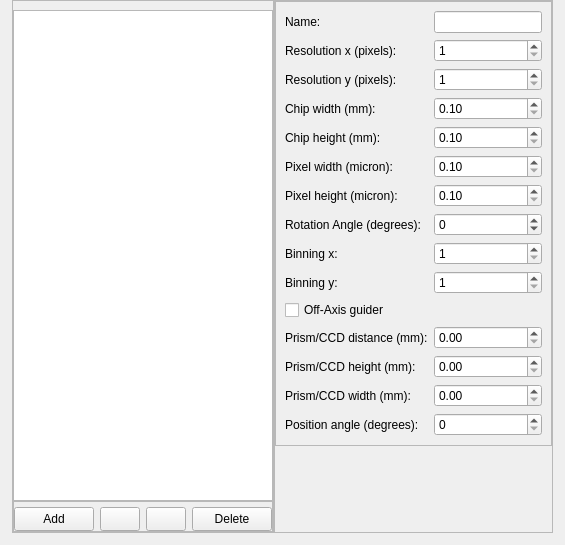
        <widget class="QWidget" name="sensorsTab">
         <attribute name="title">
          <string>Sensors</string>
         </attribute>
         <layout class="QHBoxLayout" name="CCD_horizontalLayout_1">
          <property name="spacing">
           <number>0</number>
          </property>
          <property name="leftMargin">
           <number>12</number>
          </property>
          <property name="topMargin">
           <number>0</number>
          </property>
          <property name="rightMargin">
           <number>12</number>
          </property>
          <property name="bottomMargin">
           <number>12</number>
          </property>
          <item>
           <widget class="QFrame" name="sensorListFrame">
            <property name="sizePolicy">
             <sizepolicy hsizetype="Expanding" vsizetype="Expanding">
              <horstretch>0</horstretch>
              <verstretch>0</verstretch>
             </sizepolicy>
            </property>
            <property name="frameShape">
             <enum>QFrame::StyledPanel</enum>
            </property>
            <property name="frameShadow">
             <enum>QFrame::Raised</enum>
            </property>
            <layout class="QVBoxLayout" name="CCD_verticalLayout_1">
             <property name="spacing">
              <number>0</number>
             </property>
             <property name="leftMargin">
              <number>0</number>
             </property>
             <property name="rightMargin">
              <number>0</number>
             </property>
             <property name="bottomMargin">
              <number>0</number>
             </property>
             <item>
              <widget class="QListView" name="ccdListView">
               <property name="editTriggers">
                <set>QAbstractItemView::NoEditTriggers</set>
               </property>
               <property name="isWrapping" stdset="0">
                <bool>false</bool>
               </property>
               <property name="viewMode">
                <enum>QListView::ListMode</enum>
               </property>
               <property name="modelColumn">
                <number>0</number>
               </property>
              </widget>
             </item>
             <item>
              <widget class="QFrame" name="sensorsButtonFrame">
               <property name="frameShape">
                <enum>QFrame::StyledPanel</enum>
               </property>
               <property name="frameShadow">
                <enum>QFrame::Raised</enum>
               </property>
               <layout class="QHBoxLayout" name="CCD_horizontalLayout_2">
                <property name="leftMargin">
                 <number>0</number>
                </property>
                <property name="topMargin">
                 <number>5</number>
                </property>
                <property name="rightMargin">
                 <number>0</number>
                </property>
                <property name="bottomMargin">
                 <number>0</number>
                </property>
                <item>
                 <widget class="QPushButton" name="addCCD">
                  <property name="minimumSize">
                   <size>
                    <width>0</width>
                    <height>24</height>
                   </size>
                  </property>
                  <property name="text">
                   <string>Add</string>
                  </property>
                 </widget>
                </item>
                <item>
                 <widget class="QPushButton" name="pushButtonMoveSensorUp">
                  <property name="sizePolicy">
                   <sizepolicy hsizetype="Fixed" vsizetype="Fixed">
                    <horstretch>0</horstretch>
                    <verstretch>0</verstretch>
                   </sizepolicy>
                  </property>
                  <property name="minimumSize">
                   <size>
                    <width>24</width>
                    <height>24</height>
                   </size>
                  </property>
                  <property name="icon">
                   <iconset resource="../../../../data/gui/guiRes.qrc">
                    <normaloff>:/graphicGui/spinup.png</normaloff>:/graphicGui/spinup.png</iconset>
                  </property>
                 </widget>
                </item>
                <item>
                 <widget class="QPushButton" name="pushButtonMoveSensorDown">
                  <property name="sizePolicy">
                   <sizepolicy hsizetype="Fixed" vsizetype="Fixed">
                    <horstretch>0</horstretch>
                    <verstretch>0</verstretch>
                   </sizepolicy>
                  </property>
                  <property name="minimumSize">
                   <size>
                    <width>24</width>
                    <height>24</height>
                   </size>
                  </property>
                  <property name="icon">
                   <iconset resource="../../../../data/gui/guiRes.qrc">
                    <normaloff>:/graphicGui/spindown.png</normaloff>:/graphicGui/spindown.png</iconset>
                  </property>
                 </widget>
                </item>
                <item>
                 <widget class="QPushButton" name="deleteCCD">
                  <property name="minimumSize">
                   <size>
                    <width>0</width>
                    <height>24</height>
                   </size>
                  </property>
                  <property name="text">
                   <string>Delete</string>
                  </property>
                 </widget>
                </item>
               </layout>
              </widget>
             </item>
            </layout>
           </widget>
          </item>
          <item>
           <widget class="QFrame" name="CCDInfoFrame">
            <property name="frameShape">
             <enum>QFrame::StyledPanel</enum>
            </property>
            <property name="frameShadow">
             <enum>QFrame::Raised</enum>
            </property>
            <layout class="QVBoxLayout" name="CCD_verticalLayout_2">
             <property name="spacing">
              <number>0</number>
             </property>
             <property name="leftMargin">
              <number>0</number>
             </property>
             <property name="topMargin">
              <number>0</number>
             </property>
             <property name="rightMargin">
              <number>0</number>
             </property>
             <property name="bottomMargin">
              <number>0</number>
             </property>
             <item>
              <widget class="QFrame" name="CCDData">
               <property name="frameShape">
                <enum>QFrame::StyledPanel</enum>
               </property>
               <property name="frameShadow">
                <enum>QFrame::Raised</enum>
               </property>
               <layout class="QGridLayout" name="gridLayout_4">
                <item row="0" column="0">
                 <widget class="QLabel" name="CCDName_lbl">
                  <property name="text">
                   <string>Name:</string>
                  </property>
                 </widget>
                </item>
                <item row="0" column="1">
                 <widget class="QLineEdit" name="ccdName">
                  <property name="sizePolicy">
                   <sizepolicy hsizetype="Expanding" vsizetype="Fixed">
                    <horstretch>0</horstretch>
                    <verstretch>0</verstretch>
                   </sizepolicy>
                  </property>
                  <property name="baseSize">
                   <size>
                    <width>100</width>
                    <height>22</height>
                   </size>
                  </property>
                  <property name="maxLength">
                   <number>50</number>
                  </property>
                 </widget>
                </item>
                <item row="1" column="0">
                 <widget class="QLabel" name="CCDResX_lbl">
                  <property name="text">
                   <string>Resolution x (pixels):</string>
                  </property>
                 </widget>
                </item>
                <item row="1" column="1">
                 <widget class="QSpinBox" name="ccdResX">
                  <property name="minimum">
                   <number>1</number>
                  </property>
                  <property name="maximum">
                   <number>9999</number>
                  </property>
                 </widget>
                </item>
                <item row="2" column="0">
                 <widget class="QLabel" name="CCDResY_lbl">
                  <property name="text">
                   <string>Resolution y (pixels):</string>
                  </property>
                 </widget>
                </item>
                <item row="4" column="0">
                 <widget class="QLabel" name="CCDChipY_lbl">
                  <property name="text">
                   <string>Chip height (mm):</string>
                  </property>
                 </widget>
                </item>
                <item row="2" column="1">
                 <widget class="QSpinBox" name="ccdResY">
                  <property name="minimum">
                   <number>1</number>
                  </property>
                  <property name="maximum">
                   <number>9999</number>
                  </property>
                 </widget>
                </item>
                <item row="3" column="0">
                 <widget class="QLabel" name="CCDChipX_lbl">
                  <property name="text">
                   <string>Chip width (mm):</string>
                  </property>
                 </widget>
                </item>
                <item row="5" column="0">
                 <widget class="QLabel" name="CCDPixelX_lbl">
                  <property name="text">
                   <string>Pixel width (micron):</string>
                  </property>
                 </widget>
                </item>
                <item row="3" column="1">
                 <widget class="QDoubleSpinBox" name="ccdChipX">
                  <property name="decimals">
                   <number>2</number>
                  </property>
                  <property name="minimum">
                   <double>0.100000000000000</double>
                  </property>
                  <property name="maximum">
                   <double>9999.000000000000000</double>
                  </property>
                  <property name="singleStep">
                   <double>0.100000000000000</double>
                  </property>
                 </widget>
                </item>
                <item row="6" column="0">
                 <widget class="QLabel" name="CCDPixelY_lbl">
                  <property name="text">
                   <string>Pixel height (micron):</string>
                  </property>
                 </widget>
                </item>
                <item row="4" column="1">
                 <widget class="QDoubleSpinBox" name="ccdChipY">
                  <property name="decimals">
                   <number>2</number>
                  </property>
                  <property name="minimum">
                   <double>0.100000000000000</double>
                  </property>
                  <property name="maximum">
                   <double>9999.000000000000000</double>
                  </property>
                  <property name="singleStep">
                   <double>0.100000000000000</double>
                  </property>
                 </widget>
                </item>
                <item row="6" column="1">
                 <widget class="QDoubleSpinBox" name="ccdPixelY">
                  <property name="decimals">
                   <number>2</number>
                  </property>
                  <property name="minimum">
                   <double>0.100000000000000</double>
                  </property>
                  <property name="maximum">
                   <double>99.000000000000000</double>
                  </property>
                  <property name="singleStep">
                   <double>0.100000000000000</double>
                  </property>
                 </widget>
                </item>
                <item row="5" column="1">
                 <widget class="QDoubleSpinBox" name="ccdPixelX">
                  <property name="decimals">
                   <number>2</number>
                  </property>
                  <property name="minimum">
                   <double>0.100000000000000</double>
                  </property>
                  <property name="maximum">
                   <double>99.000000000000000</double>
                  </property>
                  <property name="singleStep">
                   <double>0.100000000000000</double>
                  </property>
                 </widget>
                </item>
                <item row="11" column="1">
                 <widget class="QDoubleSpinBox" name="OAGDist">
                  <property name="decimals">
                   <number>2</number>
                  </property>
                  <property name="singleStep">
                   <double>0.100000000000000</double>
                  </property>
                 </widget>
                </item>
                <item row="11" column="0">
                 <widget class="QLabel" name="OAGDist_lbl">
                  <property name="text">
                   <string>Prism/CCD distance (mm):</string>
                  </property>
                 </widget>
                </item>
                <item row="12" column="0">
                 <widget class="QLabel" name="OAGPrismH_lbl">
                  <property name="text">
                   <string>Prism/CCD height (mm):</string>
                  </property>
                 </widget>
                </item>
                <item row="12" column="1">
                 <widget class="QDoubleSpinBox" name="OAGPrismH">
                  <property name="decimals">
                   <number>2</number>
                  </property>
                  <property name="singleStep">
                   <double>0.100000000000000</double>
                  </property>
                 </widget>
                </item>
                <item row="13" column="0">
                 <widget class="QLabel" name="OAGPrismW_lbl">
                  <property name="text">
                   <string>Prism/CCD width (mm):</string>
                  </property>
                 </widget>
                </item>
                <item row="14" column="0">
                 <widget class="QLabel" name="OAGPrismPA_lbl">
                  <property name="text">
                   <string>Position angle (degrees):</string>
                  </property>
                 </widget>
                </item>
                <item row="13" column="1">
                 <widget class="QDoubleSpinBox" name="OAGPrismW">
                  <property name="decimals">
                   <number>2</number>
                  </property>
                  <property name="singleStep">
                   <double>0.100000000000000</double>
                  </property>
                 </widget>
                </item>
                <item row="10" column="0" colspan="2">
                 <widget class="QCheckBox" name="OAG_checkBox">
                  <property name="text">
                   <string>Off-Axis guider</string>
                  </property>
                 </widget>
                </item>
                <item row="14" column="1">
                 <widget class="QDoubleSpinBox" name="OAGPrismPA">
                  <property name="decimals">
                   <number>0</number>
                  </property>
                  <property name="minimum">
                   <double>0.000000000000000</double>
                  </property>
                  <property name="maximum">
                   <double>360.000000000000000</double>
                  </property>
                  <property name="singleStep">
                   <double>1.000000000000000</double>
                  </property>
                 </widget>
                </item>
                <item row="7" column="0">
                 <widget class="QLabel" name="ccdRotAngle_lbl">
                  <property name="text">
                   <string>Rotation Angle (degrees):</string>
                  </property>
                 </widget>
                </item>
                <item row="7" column="1">
                 <widget class="QDoubleSpinBox" name="ccdRotAngle">
                  <property name="decimals">
                   <number>0</number>
                  </property>
                  <property name="minimum">
                   <double>-360.000000000000000</double>
                  </property>
                  <property name="maximum">
                   <double>360.000000000000000</double>
                  </property>
                 </widget>
                </item>
                <item row="8" column="0">
                 <widget class="QLabel" name="ccdBinningX_lbl">
                  <property name="text">
                   <string>Binning x:</string>
                  </property>
                 </widget>
                </item>
                <item row="9" column="0">
                 <widget class="QLabel" name="ccdBinningY_lbl">
                  <property name="text">
                   <string>Binning y:</string>
                  </property>
                 </widget>
                </item>
                <item row="8" column="1">
                 <widget class="QSpinBox" name="ccdBinningX">
                  <property name="minimum">
                   <number>1</number>
                  </property>
                  <property name="maximum">
                   <number>4</number>
                  </property>
                  <property name="value">
                   <number>1</number>
                  </property>
                 </widget>
                </item>
                <item row="9" column="1">
                 <widget class="QSpinBox" name="ccdBinningY">
                  <property name="minimum">
                   <number>1</number>
                  </property>
                  <property name="maximum">
                   <number>4</number>
                  </property>
                 </widget>
                </item>
               </layout>
              </widget>
             </item>
             <item>
              <spacer name="CCDverticalSpacer">
               <property name="orientation">
                <enum>Qt::Vertical</enum>
               </property>
               <property name="sizeHint" stdset="0">
                <size>
                 <width>20</width>
                 <height>86</height>
                </size>
               </property>
              </spacer>
             </item>
            </layout>
           </widget>
          </item>
         </layout>
        </widget>
